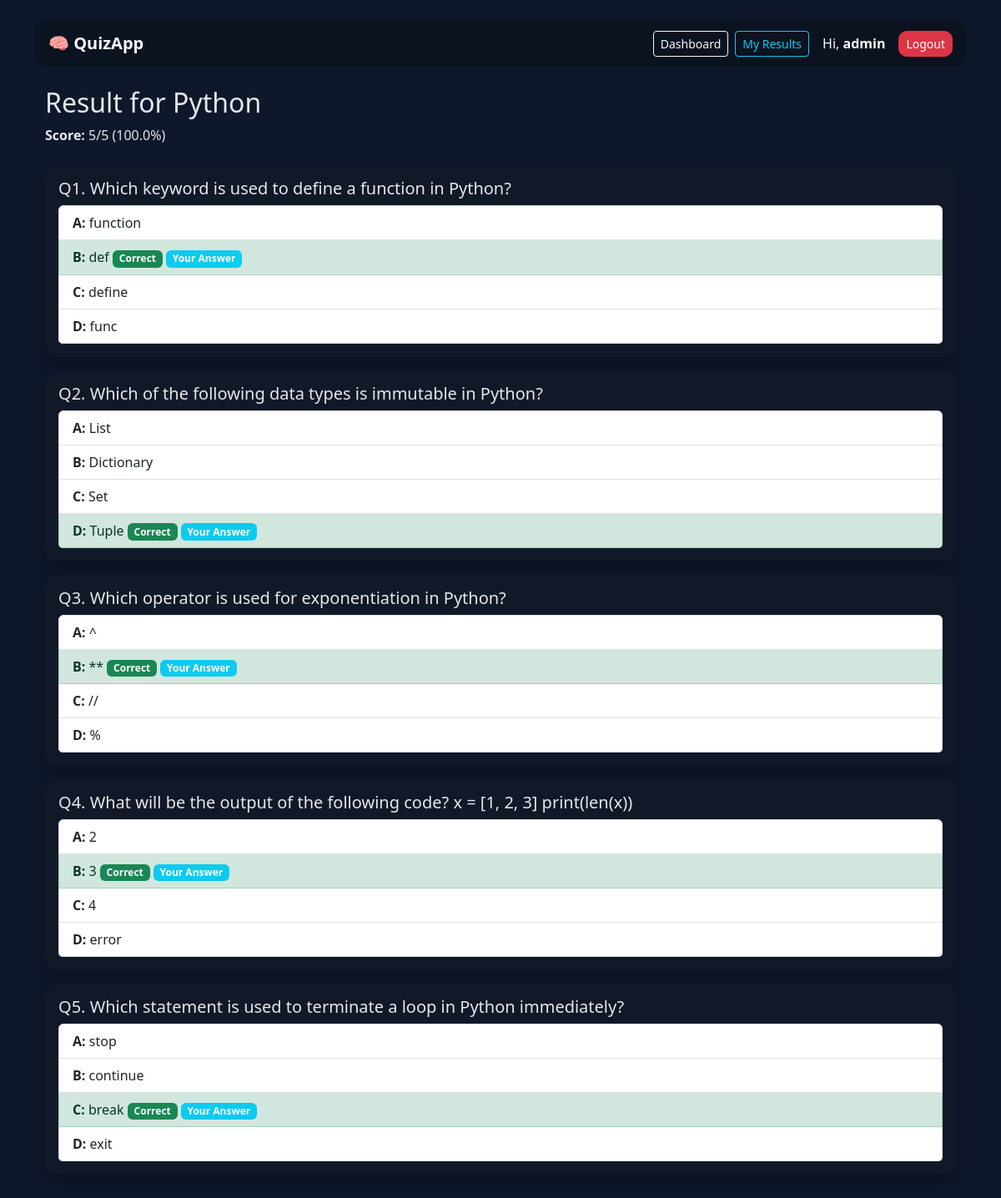
The page /result/1 (signed in) on the database its author committed.
### app.py (models this page shows)
class User(UserMixin, db.Model):
    id = db.Column(db.Integer, primary_key=True)
    username = db.Column(db.String(80), unique=True, nullable=False)
    password = db.Column(db.String(200), nullable=False)
    role = db.Column(db.String(10), default="user")  # "user" or "admin"
    results = db.relationship(
    'Result',
    backref='user',
    cascade="all, delete-orphan",
    passive_deletes=True,
    lazy=True
)

class Quiz(db.Model):
    id = db.Column(db.Integer, primary_key=True)
    title = db.Column(db.String(100), nullable=False)
    duration_minutes = db.Column(db.Integer, default=5)
    questions = db.relationship(
        'Question',
        backref='quiz',
        cascade="all, delete-orphan",
        passive_deletes=True,
        lazy=True
    )
    results = db.relationship(
        'Result',
        backref='quiz',
        cascade="all, delete-orphan",
        passive_deletes=True,
        lazy=True
    )

class Result(db.Model):
    id = db.Column(db.Integer, primary_key=True)
    user_id = db.Column(db.Integer, db.ForeignKey('user.id', ondelete="CASCADE"), nullable=False)
    quiz_id = db.Column(
        db.Integer,
        db.ForeignKey('quiz.id', ondelete="CASCADE"),
        nullable=False
    )
    score = db.Column(db.Integer)
    total = db.Column(db.Integer)
    percent = db.Column(db.Float)
    timestamp = db.Column(db.DateTime, default=db.func.current_timestamp())
    answers_json = db.Column(db.Text)  # stores user answers as JSON

class Question(db.Model):
    id = db.Column(db.Integer, primary_key=True)
    text = db.Column(db.String(300), nullable=False)
    option_a = db.Column(db.String(200), nullable=False)
    option_b = db.Column(db.String(200), nullable=False)
    option_c = db.Column(db.String(200), nullable=False)
    option_d = db.Column(db.String(200), nullable=False)
    correct = db.Column(db.String(1), nullable=False)
    quiz_id = db.Column(
        db.Integer,
        db.ForeignKey('quiz.id', ondelete="CASCADE"),
        nullable=False
    )

### app.py (the view)
@app.route('/result/<int:result_id>')
@login_required
def view_result(result_id):
    result = Result.query.get_or_404(result_id)
    if result.user_id != current_user.id and current_user.role != 'admin':
        flash("Access denied!", "danger")
        return redirect(url_for('my_results'))
    quiz = Quiz.query.get(result.quiz_id)
    answers = json.loads(result.answers_json or "{}")
    details = []
    for q in quiz.questions:
        details.append({
            "question": q.text,
            "options": {
                "A": q.option_a,
                "B": q.option_b,
                "C": q.option_c,
                "D": q.option_d
            },
            "correct": q.correct,
            "user_answer": answers.get(str(q.id), None)
        })
    return render_template("view_result.html", quiz=quiz, result=result, details=details)

### app.py (called while the page is built)
@event.listens_for(Engine, "connect")
def set_sqlite_pragma(dbapi_connection, connection_record):
    if isinstance(dbapi_connection, sqlite3.Connection):
        cursor = dbapi_connection.cursor()
        cursor.execute("PRAGMA foreign_keys=ON")
        cursor.close()

@login_manager.user_loader
def load_user(user_id):
    return User.query.get(int(user_id))

### templates/view_result.html (shortened to what this page needs)
{% extends "base.html" %}
{% block content %}
<div class="container mt-4">
  <h2>Result for {{ quiz.title }}</h2>
  <p><b>Score:</b> {{ result.score }}/{{ result.total }} ({{ result.percent }}%)</p>
  <div class="mt-4">
    {% for item in details %}
      <div class="card mb-3 p-3">
        <h5>Q{{ loop.index }}. {{ item.question }}</h5>
        <ul class="list-group">
          {% for key, value in item.options.items() %}
            <li class="list-group-item
              {% if key == item.correct %} list-group-item-success {% endif %}
            ">
              <b>{{ key }}:</b> {{ value }}
              {% if key == item.correct %}<span class="badge bg-success">Correct</span>{% endif %}
              {% if key == item.user_answer %}<span class="badge bg-info">Your Answer</span>{% endif %}
            </li>
          {% endfor %}
        </ul>
      </div>
    {% endfor %}
  </div>
</div>
{% endblock %}

### templates/base.html (shortened to what this page needs)
<!doctype html>
<html lang="en">
  <head>
    <link href="https://cdn.jsdelivr.net/npm/bootstrap@5.3.3/dist/css/bootstrap.min.css" rel="stylesheet">
  </head>
  <body>
    <div class="container py-4">
      <nav class="navbar navbar-expand-lg px-3 mb-4">
        <a class="navbar-brand fw-bold text-light" href="{{ url_for('index') }}">🧠 QuizApp</a>
        <div class="collapse navbar-collapse" id="nav">
          <ul class="navbar-nav ms-auto align-items-center gap-2">
            {% if current_user.is_authenticated %}
              <li class="nav-item">
                <a class="btn btn-outline-light btn-sm" href="{{ url_for('index') }}">Dashboard</a>
              </li>
              <li class="nav-item">
                <a class="btn btn-outline-info btn-sm" href="{{ url_for('my_results') }}">My Results</a>
              </li>
              <li class="nav-item text-light ms-2 me-2">Hi, <strong>{{ current_user.username }}</strong></li>
              <li class="nav-item">
                <a class="btn btn-danger btn-sm" href="{{ url_for('logout') }}">Logout</a>
              </li>
            {% else %}
              <li class="nav-item"><a class="btn btn-primary btn-sm" href="{{ url_for('login') }}">Login</a></li>
              <li class="nav-item"><a class="btn btn-secondary btn-sm" href="{{ url_for('register') }}">Register</a></li>
            {% endif %}
          </ul>
        </div>
      </nav>
      {% block content %}{% endblock %}
    </div>
  </body>
</html>

### templates/base.html (style rules this page uses)
body { background: #0f172a; color: #e2e8f0; }
.navbar { background: #0b1220 !important; border-radius: 14px; }
.card { border: none; border-radius: 16px; background: #111827; color:#e5e7eb; box-shadow: 0 8px 20px rgba(0,0,0,.25); }
.card .badge { font-size: .75rem; }
.btn-primary, .btn-success, .btn-danger, .btn-warning { border-radius: 10px; }
a { text-decoration: none; }

### rows shown on the page
User: username "admin"
Quiz: title "Python"
Result: score "5", total "5", percent "100.0"
Question: question "Which keyword is used to define a function in Python?", key "A", option_a "function", correct "B", option_b "def", shows "Correct", shows "Your Answer", key "C", option_c "define", key "D", option_d "func"
Question: question "Which of the following data types is immutable in Python?", key "A", option_a "List", key "B", option_b "Dictionary", key "C", option_c "Set", correct "D", option_d "Tuple", shows "Correct", shows "Your Answer"
Question: question "Which operator is used for exponentiation in Python?", options "A" "D", options "^" "%", correct "B", option_b "**", shows "Correct", shows "Your Answer", key "C", option_c "//"
Question: question "What will be the output of the following code? x = [1, 2, 3] print(len(x))", options "A" "B" "C", options "2" "3" "4", key "D", option_d "error"
Question: question "Which statement is used to terminate a loop in Python immediately?", key "A", option_a "stop", key "B", option_b "continue", correct "C", option_c "break", shows "Correct", shows "Your Answer", key "D", option_d "exit"
